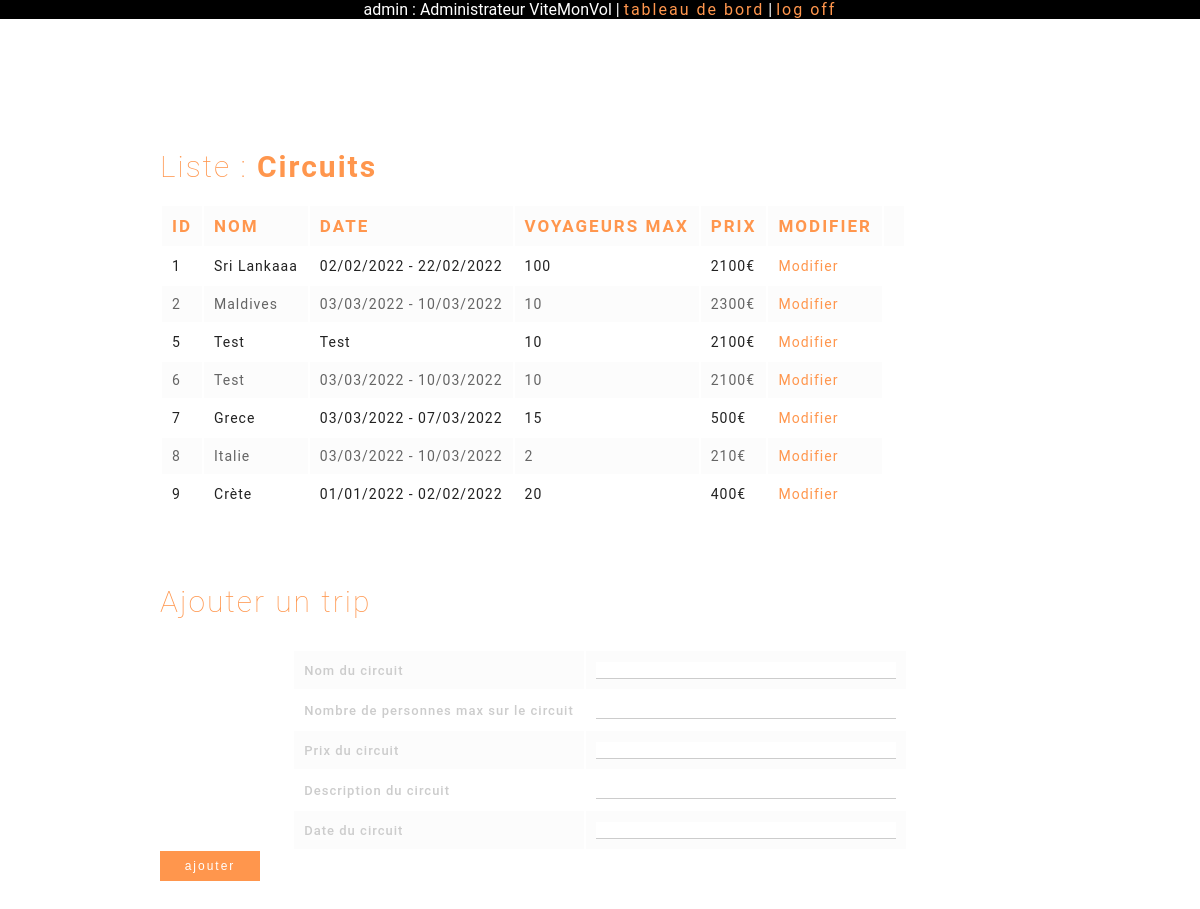
Page /?action=admin-trips (signed in) on the committed database.
### tables this page shows
CREATE TABLE `trip` (
  `id` int(11) NOT NULL AUTO_INCREMENT,
  `name` varchar(256) NOT NULL,
  `date` varchar(256) NOT NULL,
  `description` text NOT NULL,
  `maximumTravellers` int(11) DEFAULT NULL,
  `link` varchar(255) DEFAULT NULL,
  `picture` varchar(255) DEFAULT NULL,
  `price` int(11) NOT NULL,
  PRIMARY KEY (`id`)
);

### controller/admin/AdminController.php (called while the page is built, shortened)
<?php
function adminTripsView()
{
    $db = db();
    $tripManager = new TripManager($db);
    $trips = $tripManager->getList();
    include_once ROOT_PATH . 'view/admin/trip/trips.php';
}

### model/trip/TripManager.php (called while the page is built, shortened)
<?php
class TripManager
{
    private $_db;
    public function setDb(PDO $db)
    {
        $this->_db = $db;
    }
    public function getList()
    {
        $requete = 'SELECT * FROM trip';
        $result = $this->_db->query($requete);
        $rows = $result->fetchAll();
        return $rows;
    }
}

### view/admin/trip/trips.php (the view, shortened to what this page needs)
<section id="wrapper">
<?php
if (isset($_SESSION['user']) && $_SESSION['user'] == 'admin') {
    ?>
    <div class="admin-list">
        <h3> Liste : <b>Circuits</b> </h3>
        <?php
        if ($trips) {
            ?>
        <table class="admin-list-table">
            <tr>
                <th>Id</th>
                <th>Nom</th>
                <th>Date</th>
                <th>Voyageurs Max</th>
                <th>Prix</th>
                <th>Modifier</th>
                <th></th>
            </tr>
            <?php
            foreach($trips as $trip) {
                ?>
                <tr>
                    <td><?php echo $trip['id']; ?></td>
                    <td><?php echo $trip['name']; ?></td>
                    <td><?php echo $trip['date']; ?></td>
                    <td><?php echo $trip['maximumTravellers']; ?></td>
                    <td><?php echo $trip['price']?>&euro;</td>
                    <td><a href="?action=admin-edit-trip&id=<?php echo $trip['id']; ?>">Modifier</a></td>
                </tr>
                <?php
            }
            ?>
        </table>
        <?php
        } else {
            echo 'Aucun circuit en cours';
        }
        ?>
        <h3>Ajouter un trip</h3>
        <?php
            include_once 'view/admin/layoutParts/form-trip.php';
            ?>
    </div>
    <?php
} else {
    http_response_code(404);
    include_once ROOT_PATH . 'view/layoutParts/error404.php';
}
?>
</section>
<?php require ROOT_PATH . 'view/admin_layout.php'; ?>

### public/css/style.css (style rules this page uses)
body { font-family: Roboto, Arial, Helvetica, sans-serif; color: var(--color-default); }
h3 { margin-top: 7rem; margin-bottom: 2rem; }
#wrapper { width: 100%; text-align: center; padding-top: 30px; }
@media screen and (min-width:768px) { body { text-align: center; } }
@media screen and (min-width:768px) { ::placeholder { letter-spacing: 2px; text-transform: lowercase; text-align: left; color: #9f9f9f; opacity: 1; } }
@media screen and (min-width:768px) { #wrapper { width: 90%; margin: 0 auto; text-align: center; } }

### public/css/admin.css (style rules this page uses)
.admin-list { text-align: left; margin: 10rem 0; }
.admin-list h3 { font-size: 3rem; font-weight: 100; letter-spacing: 2px; color: var(--color-button); }
.admin-list th { letter-spacing: 2px; text-transform: uppercase; color: var(--color-link); font-size: 1.7rem; padding: 1rem; }
.admin-list tr { padding: 1rem; letter-spacing: 1px; font-size: 1.4rem }
.admin-list tr:nth-child(2n+1) { color: #656565; background-color: #fcfcfc; }
@media screen and (min-width:768px) { .admin-list { margin: 10rem; } }
@media screen and (min-width:768px) { .admin-list td { padding: 1rem; } }
@media screen and (min-width:768px) { .admin-list a { text-decoration: none; color: var(--color-link); } }

### rows in the picture
trip: id "1", name "Sri Lankaaa", date "02/02/2022 - 22/02/2022", maximumTravellers "100", price "2100"
trip: id "2", name "Maldives", date "03/03/2022 - 10/03/2022", maximumTravellers "10", price "2300"
trip: id "5", name "Test", date "Test", maximumTravellers "10", price "2100"
trip: id "6", name "Test", date "03/03/2022 - 10/03/2022", maximumTravellers "10", price "2100"
trip: id "7", name "Grece", date "03/03/2022 - 07/03/2022", maximumTravellers "15", price "500"
trip: id "8", name "Italie", date "03/03/2022 - 10/03/2022", maximumTravellers "2", price "210"
trip: id "9", name "Crète", date "01/01/2022 - 02/02/2022", maximumTravellers "20", price "400"

### other values in the picture
$_SESSION['user'] "admin"
$_SESSION['name'] "Administrateur ViteMonVol"
